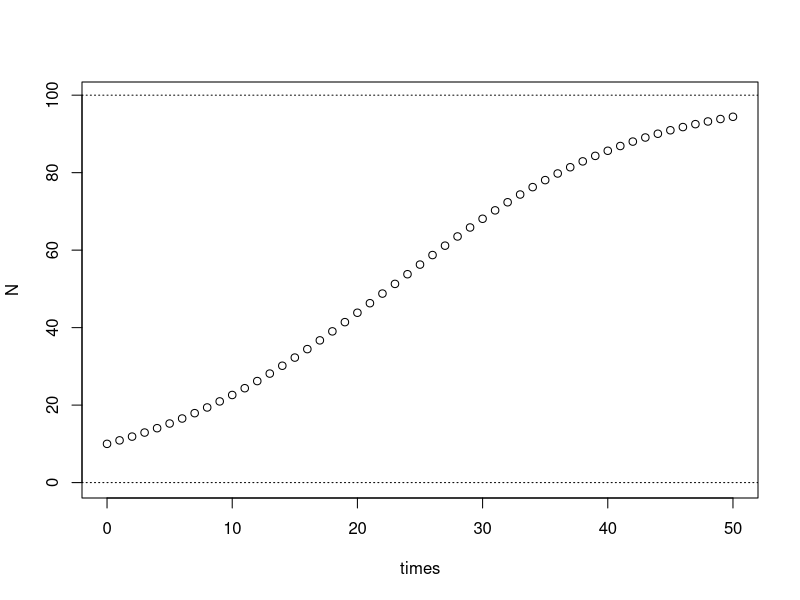

Write the R code that produced this figure.
# The function we use to compute the right hand side

rhs_logistic = function(y, t=0, par) {
  OUT = par$r * y * (1 - y/par$K)
  return(OUT)
}

par = list(r = 0.1, K = 100)
N_0 = 10

h = 1
t_f = 50
times = seq(0, t_f, by = h)

N = N_0

for (t in times) {
  current_N = N[length(N)]
  tmp = current_N + h*rhs_logistic(current_N, par = par)
  N = c(N, tmp)
}

# We do go one step too far, so we remove the last computed value of N.
# Note, we could also run to times[length(times)-1]
N = N[1:(length(N)-1)]

plot(times,N,
     ylim = c(0, max(N)+5))
abline(h = par$K, lty = 3)
abline(h = 0, lty = 3)
